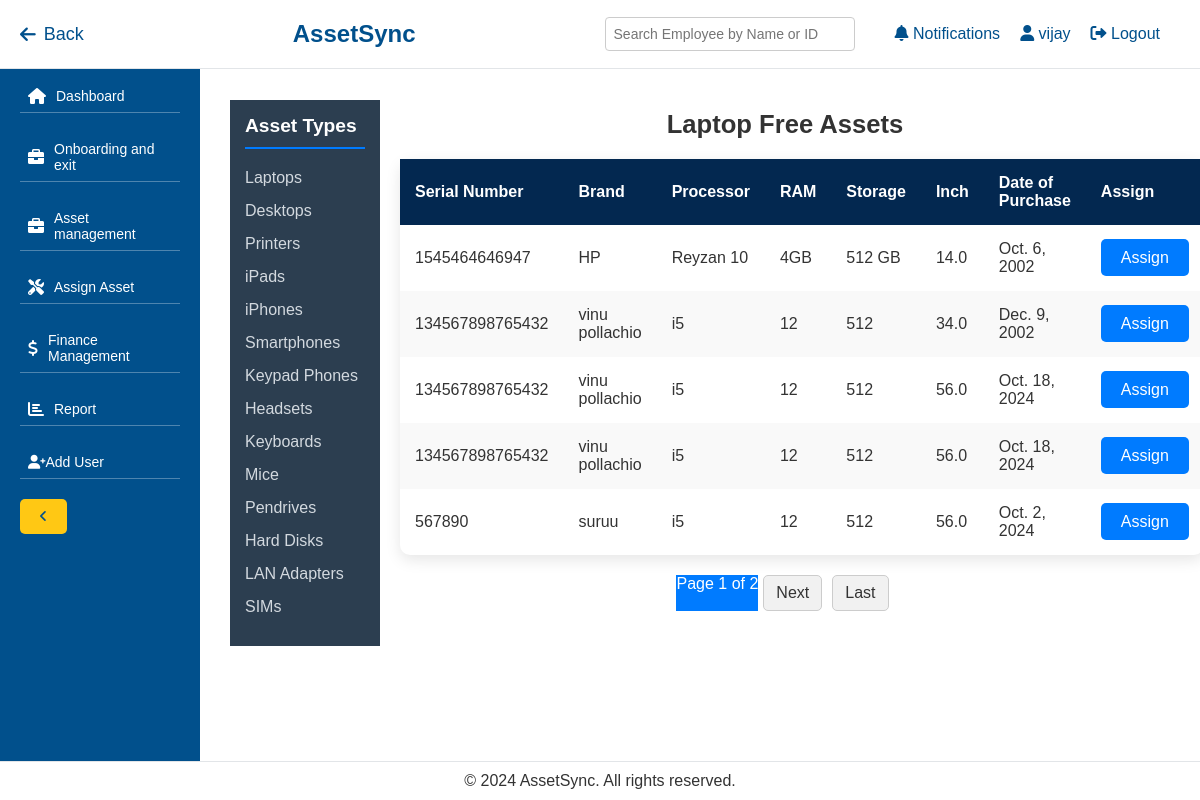
Page /assign-asset/free/ (signed in) on the earlier database version.
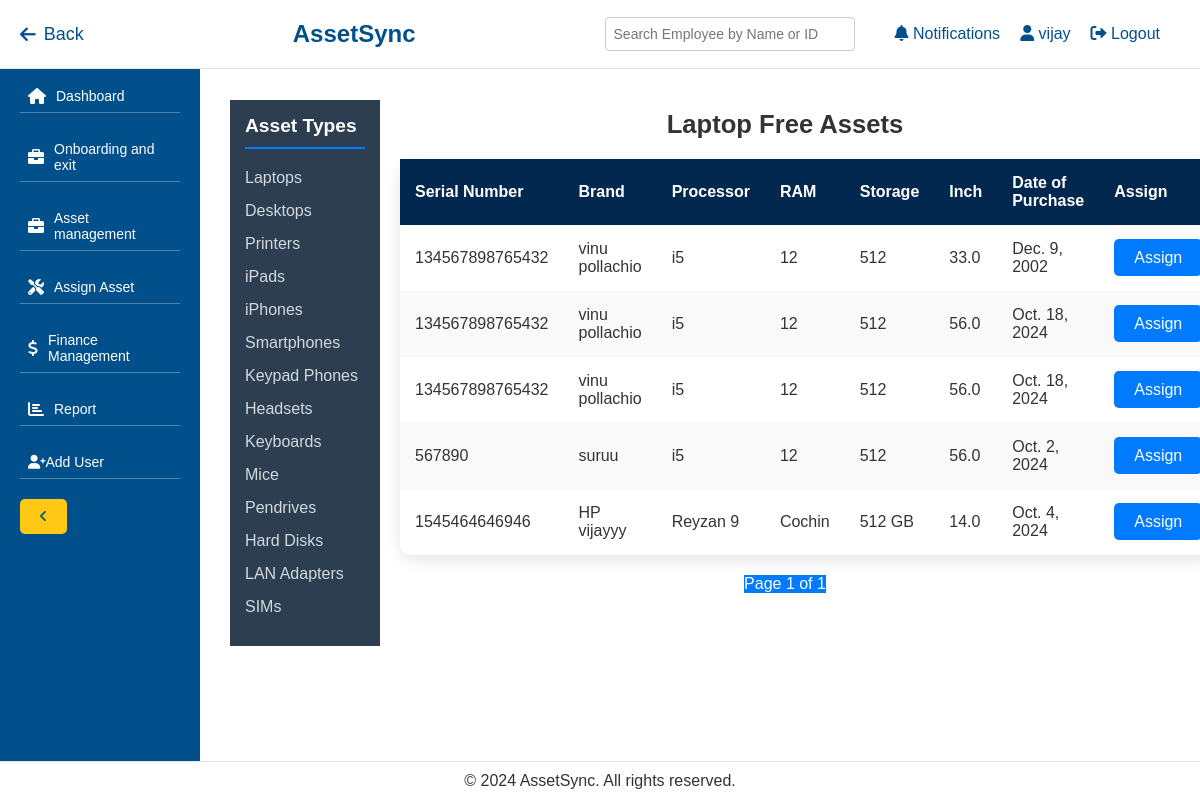
Same page on the later database version.
### management/models.py (models this page shows, shortened)
class Laptop(models.Model):
    serial_number = models.CharField(max_length=100)
    brand = models.CharField(max_length=100)
    processor = models.CharField(max_length=100)
    ram_capacity = models.CharField(max_length=50)
    storage = models.CharField(max_length=50)
    inch = models.DecimalField(max_digits=4, decimal_places=1)
    status = models.CharField(max_length=50)
    building_name = models.CharField(max_length=100)
    date_of_purchase = models.DateField()
    purchased_amount = models.DecimalField(max_digits=10, decimal_places=2)
    warranty_details = models.CharField(max_length=100)
    warranty_date = models.DateField()
    remarks = models.TextField(blank=True, null=True)
    employee = models.ForeignKey(Employee, on_delete=models.SET_NULL, null=True, blank=True, related_name='laptops')

### management/views.py (the view)
# urls.py: path('assign-asset/free/', views.free_assets, name='free_assets'),
@login_required
def free_assets(request):
    asset_type = request.GET.get('asset_type', 'Laptop')  # Default to Laptop
    assets = None
    if asset_type == 'Laptop':
        assets = Laptop.objects.filter(employee__isnull=True)
    elif asset_type == 'Desktop':
        assets = Desktop.objects.filter(employee__isnull=True)
    elif asset_type == 'Printer':
        assets = Printer.objects.filter(employee__isnull=True)
    elif asset_type == 'iPhone':
        assets = iPhone.objects.filter(employee__isnull=True)
    elif asset_type == 'Smartphone':
        assets = Smartphone.objects.filter(employee__isnull=True)
    elif asset_type == 'KeypadPhone':
        assets = KeypadPhone.objects.filter(employee__isnull=True)
    elif asset_type == 'SIM':
        assets = SIM.objects.filter(employee__isnull=True)
    elif asset_type == 'Headset':
        assets = Headset.objects.filter(employee__isnull=True)
    elif asset_type == 'Keyboard':
        assets = Keyboard.objects.filter(employee__isnull=True)
    elif asset_type == 'Mouse':
        assets = Mouse.objects.filter(employee__isnull=True)
    elif asset_type == 'Pendrive':
        assets = Pendrive.objects.filter(employee__isnull=True)
    elif asset_type == 'HardDisk':
        assets = HardDisk.objects.filter(employee__isnull=True)
    elif asset_type == 'LanAdapter':
        assets = LanAdapter.objects.filter(employee__isnull=True)
    elif asset_type == 'iPad':
        assets = iPad.objects.filter(employee__isnull=True)
    else:
        assets = Laptop.objects.none()  # If no valid asset type, return an empty queryset
    paginator = Paginator(assets, 5)  # Show 5 assets per page
    page_number = request.GET.get('page')
    page_obj = paginator.get_page(page_number)
    context = {
        'asset_type': asset_type,
        'page_obj': page_obj,
    }
    return render(request, 'management/free_assets.html', context)

### management/templates/management/free_assets.html (shortened to what this page needs)
{% extends 'management/base.html' %}
{% block content %}
<div class="main-container">
    <div class="second-sidebar">
        <h2>Asset Types</h2>
        <ul>
            <li><a href="?asset_type=Laptop">Laptops</a></li>
            <li><a href="?asset_type=Desktop">Desktops</a></li>
            <li><a href="?asset_type=Printer">Printers</a></li>
            <li><a href="?asset_type=iPad">iPads</a></li>
            <li><a href="?asset_type=iPhone">iPhones</a></li>
            <li><a href="?asset_type=Smartphone">Smartphones</a></li>
            <li><a href="?asset_type=KeypadPhone">Keypad Phones</a></li>
            <li><a href="?asset_type=Headset">Headsets</a></li>
            <li><a href="?asset_type=Keyboard">Keyboards</a></li>
            <li><a href="?asset_type=Mouse">Mice</a></li>
            <li><a href="?asset_type=Pendrive">Pendrives</a></li>
            <li><a href="?asset_type=HardDisk">Hard Disks</a></li>
            <li><a href="?asset_type=LanAdapter">LAN Adapters</a></li>
            <li><a href="?asset_type=SIM">SIMs</a></li>
        </ul>
    </div>
    <div class="content-area">
        <h2>{{ asset_type }} Free Assets</h2>
        <div class="asset-list">
            <table>
                <thead>
                    <tr>
                        <th>Serial Number</th>
                        {% if asset_type == 'SIM' %}
                            <th>SIM Number</th>
                            <th>SIM Status</th>
                        {% elif asset_type == 'iPhone' or asset_type == 'Smartphone' %}
                            <th>Mobile</th>
                            <th>IMEI No1</th>
                            <th>IMEI No2</th>
                        {% elif asset_type == 'Laptop' or asset_type == 'Desktop' %}
                            <th>Brand</th>
                            <th>Processor</th>
                            <th>RAM</th>
                            <th>Storage</th>
                            <th>Inch</th>
                        {% else %}
                            <th>Brand</th>
                        {% endif %}
                        <th>Date of Purchase</th>
                        <th>Assign</th>
                    </tr>
                </thead>
                <tbody>
                    {% for asset in page_obj %}
                    <tr>
                        <td>{{ asset.serial_number }}</td>
                        {% if asset_type == 'SIM' %}
                            <td>{{ asset.sim_number }}</td>
                            <td>{{ asset.sim_status }}</td>
                        {% elif asset_type == 'iPhone' or asset_type == 'Smartphone' %}
                            <td>{{ asset.mobile }}</td>
                            <td>{{ asset.imei_no1 }}</td>
                            <td>{{ asset.imei_no2 }}</td>
                        {% elif asset_type == 'Laptop' or asset_type == 'Desktop' %}
                            <td>{{ asset.brand }}</td>
                            <td>{{ asset.processor }}</td>
                            <td>{{ asset.ram_capacity }}</td>
                            <td>{{ asset.storage }}</td>
                            <td>{{ asset.inch }}</td>
                        {% else %}
                            <td>{{ asset.brand }}</td>
                        {% endif %}
                        <td>{{ asset.date_of_purchase }}</td>
                        <td><a href="{% url 'assign_asset_to_employee' asset.id %}?asset_type={{ asset_type }}" class="assign-btn">Assign</a>
                        </td>
                    </tr>
                    {% endfor %}
                </tbody>
            </table>
            <div class="pagination">
                <span class="current">Page {{ page_obj.number }} of {{ page_obj.paginator.num_pages }}</span>
                {% if page_obj.has_next %}
                <li><a href="?page={{ page_obj.next_page_number }}&asset_type={{ asset_type }}">Next</a></li>
                <li><a href="?page={{ page_obj.paginator.num_pages }}&asset_type={{ asset_type }}">Last</a></li>
                {% endif %}
            </div>
        </div>
    </div>
</div>
{% endblock %}

Differences in the rows shown:
no longer on this page (row edited): Laptop: serial_number "1545464646947", brand "HP", processor "Reyzan 10", ram_capacity "4GB", storage "512 GB", inch "14.0", date_of_purchase "Oct. 6, 2002"
no longer on this page (row edited): Laptop: serial_number "134567898765432", brand "vinu pollachio", processor "i5", ram_capacity "12", storage "512", inch "34.0", date_of_purchase "Dec. 9, 2002"
now on this page (row edited): Laptop: serial_number "134567898765432", brand "vinu pollachio", processor "i5", ram_capacity "12", storage "512", inch "33.0", date_of_purchase "Dec. 9, 2002"
now on this page (row unchanged): Laptop: serial_number "1545464646946", brand "HP vijayyy", processor "Reyzan 9", ram_capacity "Cochin", storage "512 GB", inch "14.0", date_of_purchase "Oct. 4, 2024"
Other differences:
{{ page_obj.paginator.num_pages }}: "2" → "1"
text no longer shown: "Next Last"
